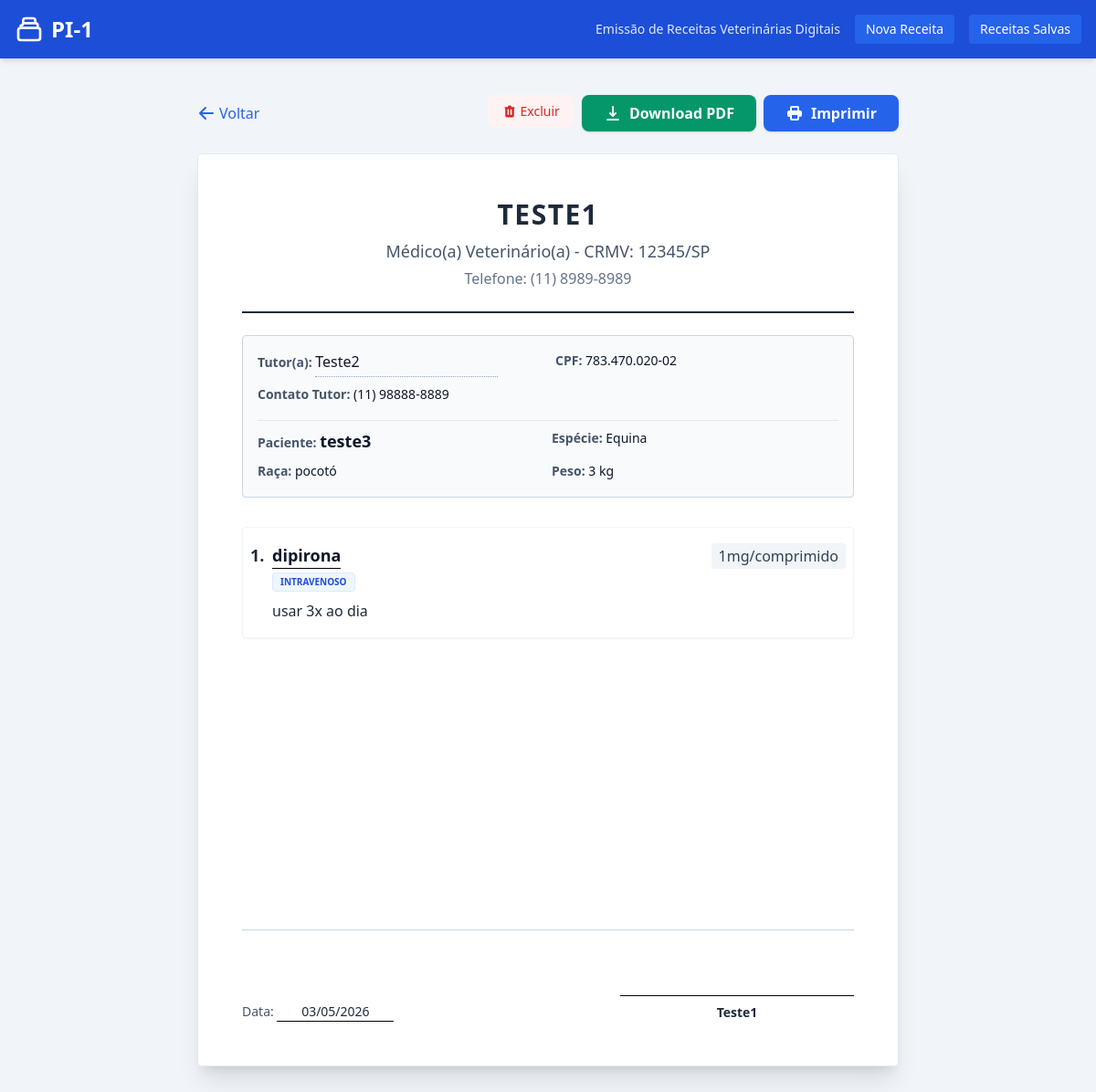
The page /receitas/2 on the database its author committed.
### models.py (models this page shows)
class Receita(db.Model):
    __tablename__ = "receitas"
    id = db.Column(db.Integer, primary_key=True)
    data_emissao = db.Column(db.DateTime, default=lambda: datetime.now(timezone.utc))
    vet_nome = db.Column(db.String(200), nullable=False)
    vet_crmv = db.Column(db.String(50), nullable=False)
    vet_telefone = db.Column(db.String(30), default="")
    tutor_nome = db.Column(db.String(200), nullable=False)
    tutor_cpf = db.Column(db.String(20), nullable=False)
    tutor_telefone = db.Column(db.String(30), default="")
    paciente_nome = db.Column(db.String(100), nullable=False)
    paciente_especie = db.Column(db.String(50), default="")
    paciente_raca = db.Column(db.String(100), default="")
    paciente_peso = db.Column(db.String(20), default="")
    medicamentos = db.relationship(
        "Medicamento", backref="receita", cascade="all, delete-orphan", lazy=True
    )
    @property
    def data_formatada(self):
        return self.data_emissao.strftime("%d/%m/%Y")

class Medicamento(db.Model):
    __tablename__ = "medicamentos"
    id = db.Column(db.Integer, primary_key=True)
    receita_id = db.Column(db.Integer, db.ForeignKey("receitas.id"), nullable=False)
    nome = db.Column(db.String(200), nullable=False)
    concentracao = db.Column(db.String(200), default="")
    modo_uso = db.Column(db.String(200), default="")
    posologia = db.Column(db.Text, nullable=False)
    @property
    def modo_uso_lista(self):
        if not self.modo_uso:
            return []
        return [m.strip() for m in self.modo_uso.split(",") if m.strip()]

### app.py (the view)
@app.route("/receitas/<int:id>")
def ver_receita(id):
    receita = db.get_or_404(Receita, id)
    return render_template("receita.html", receita=receita)

### templates/receita.html (shortened to what this page needs)
{% extends "base.html" %}
{% block content %}
<div class="flex flex-col items-center">
    <div class="w-full max-w-3xl flex justify-between items-center mb-6 no-print">
        <a href="{{ url_for('listar_receitas') }}"
            class="text-blue-600 hover:text-blue-800 font-medium flex items-center gap-1 transition">
            <svg xmlns="http://www.w3.org/2000/svg" class="h-5 w-5" viewBox="0 0 20 20" fill="currentColor">
                <path fill-rule="evenodd" d="M9.707 16.707a1 1 0 01-1.414 0l-6-6a1 1 0 010-1.414l6-6a1 1 0 011.414 1.414L5.414 9H17a1 1 0 110 2H5.414l4.293 4.293a1 1 0 010 1.414z" clip-rule="evenodd"/>
            </svg>
            Voltar
        </a>
        <div class="flex gap-2">
            <form method="POST" action="{{ url_for('excluir_receita', id=receita.id) }}"
                onsubmit="return confirm('Tem certeza que deseja excluir esta receita?')">
                <button type="submit"
                    class="bg-red-50 hover:bg-red-100 text-red-600 font-medium py-2 px-4 rounded-lg transition text-sm flex items-center gap-1">
                    Excluir
                </button>
            </form>
            <button onclick="downloadPDF()"
                class="bg-emerald-600 hover:bg-emerald-700 text-white font-semibold py-2 px-6 rounded-lg shadow transition flex items-center gap-2">
                Download PDF
            </button>
            <button onclick="window.print()"
                class="bg-blue-600 hover:bg-blue-700 text-white font-semibold py-2 px-6 rounded-lg shadow transition flex items-center gap-2">
                <svg xmlns="http://www.w3.org/2000/svg" class="h-5 w-5" viewBox="0 0 20 20" fill="currentColor">
                    <path fill-rule="evenodd" d="M5 4v3H4a2 2 0 00-2 2v3a2 2 0 002 2h1v2a2 2 0 002 2h6a2 2 0 002-2v-2h1a2 2 0 002-2V9a2 2 0 00-2-2h-1V4a2 2 0 00-2-2H7a2 2 0 00-2 2zm8 0H7v3h6V4zm0 8H7v4h6v-4z" clip-rule="evenodd"/>
                </svg>
                Imprimir
            </button>
        </div>
    </div>
    <div class="print-area bg-white shadow-xl border border-slate-200 w-full max-w-3xl rounded min-h-[1000px] p-8 md:p-12 relative flex flex-col">
        <div class="text-center border-b-2 border-slate-800 pb-6 mb-6">
            <h2 class="text-3xl font-bold text-slate-800 uppercase tracking-wider mb-2">{{ receita.vet_nome }}</h2>
            <p class="text-lg text-slate-600 font-medium">Médico(a) Veterinário(a) - CRMV: {{ receita.vet_crmv }}</p>
            {% if receita.vet_telefone %}
            <p class="text-slate-500 mt-1">Telefone: {{ receita.vet_telefone }}</p>
            {% endif %}
        </div>
        <div class="bg-slate-50 border border-slate-300 p-4 rounded mb-8 text-slate-800 text-sm leading-relaxed">
            <div class="grid grid-cols-2 gap-y-2 gap-x-4">
                <div><strong class="text-slate-600">Tutor(a):</strong> <span class="font-medium text-base text-slate-900 border-b border-dotted border-slate-400 pb-1 min-w-[200px] inline-block">{{ receita.tutor_nome }}</span></div>
                <div><strong class="text-slate-600">CPF:</strong> <span class="font-medium text-slate-900">{{ receita.tutor_cpf }}</span></div>
                <div><strong class="text-slate-600">Contato Tutor:</strong> <span class="font-medium text-slate-900">{{ receita.tutor_telefone }}</span></div>
                <div class="col-span-2 mt-2 pt-2 border-t border-slate-200 grid grid-cols-2 gap-2">
                    <div><strong class="text-slate-600">Paciente:</strong> <span class="font-semibold text-lg text-slate-900">{{ receita.paciente_nome }}</span></div>
                    <div><strong class="text-slate-600">Espécie:</strong> <span class="font-medium text-slate-900">{{ receita.paciente_especie }}</span></div>
                    <div><strong class="text-slate-600">Raça:</strong> <span class="font-medium text-slate-900">{{ receita.paciente_raca }}</span></div>
                    <div><strong class="text-slate-600">Peso:</strong> <span class="font-medium text-slate-900">{% if receita.paciente_peso %}{{ receita.paciente_peso }} kg{% endif %}</span></div>
                </div>
            </div>
        </div>
        <div class="flex-grow">
            <div class="space-y-6 text-slate-800">
                {% for med in receita.medicamentos %}
                <div class="relative pl-8 pr-2 page-break-inside-avoid shadow-sm p-4 border border-slate-100 rounded bg-white print:border-none print:shadow-none print:p-0 print:pr-0 print:pl-6 print:mb-6">
                    <span class="absolute left-2 top-4 font-bold text-lg text-slate-800 print:top-0 print:left-0">{{ loop.index }}.</span>
                    <div class="flex justify-between items-baseline mb-1">
                        <h4 class="font-bold text-lg text-slate-900 border-b border-black inline-block">{{ med.nome }}</h4>
                        {% if med.concentracao %}
                        <span class="font-medium text-slate-700 bg-slate-100 px-2 py-0.5 rounded print:bg-transparent print:p-0 pl-2">{{ med.concentracao }}</span>
                        {% endif %}
                    </div>
                    {% if med.modo_uso_lista %}
                    <div class="flex flex-wrap gap-2 mt-1 mb-2">
                        {% for modo in med.modo_uso_lista %}
                        <span class="text-[10px] uppercase font-bold bg-blue-50 text-blue-700 px-2 py-0.5 rounded border border-blue-100 print:border-slate-300 print:text-slate-800 print:bg-transparent">{{ modo }}</span>
                        {% endfor %}
                    </div>
                    {% endif %}
                    <p class="text-slate-800 mt-2 whitespace-pre-wrap leading-relaxed print:text-justify">{{ med.posologia }}</p>
                </div>
                {% endfor %}
            </div>
        </div>
        <div class="mt-16 pt-8 border-t border-slate-300">
            <div class="flex justify-between items-end">
                <div class="text-sm text-slate-600">
                    Data: <span class="font-medium text-slate-800 border-b border-black w-32 inline-block text-center">{{ receita.data_formatada }}</span>
                </div>
                <div class="text-center w-64">
                    <div class="border-b border-black mb-2 h-10"></div>
                    <p class="font-bold text-slate-800 text-sm">{{ receita.vet_nome }}</p>
                </div>
            </div>
        </div>
    </div>
</div>
{% endblock %}

### rows shown on the page
Receita: vet_nome "TESTE1", vet_crmv "12345/SP", vet_telefone "(11) 8989-8989", tutor_nome "Teste2", tutor_cpf "783.470.020-02", tutor_telefone "(11) 98888-8889", paciente_nome "teste3", paciente_especie "Equina", paciente_raca "pocotó", paciente_peso "3", data_formatada "03/05/2026", vet_nome "Teste1"
Medicamento: nome "dipirona", concentracao "1mg/comprimido", modo_uso "INTRAVENOSO", posologia "usar 3x ao dia"
